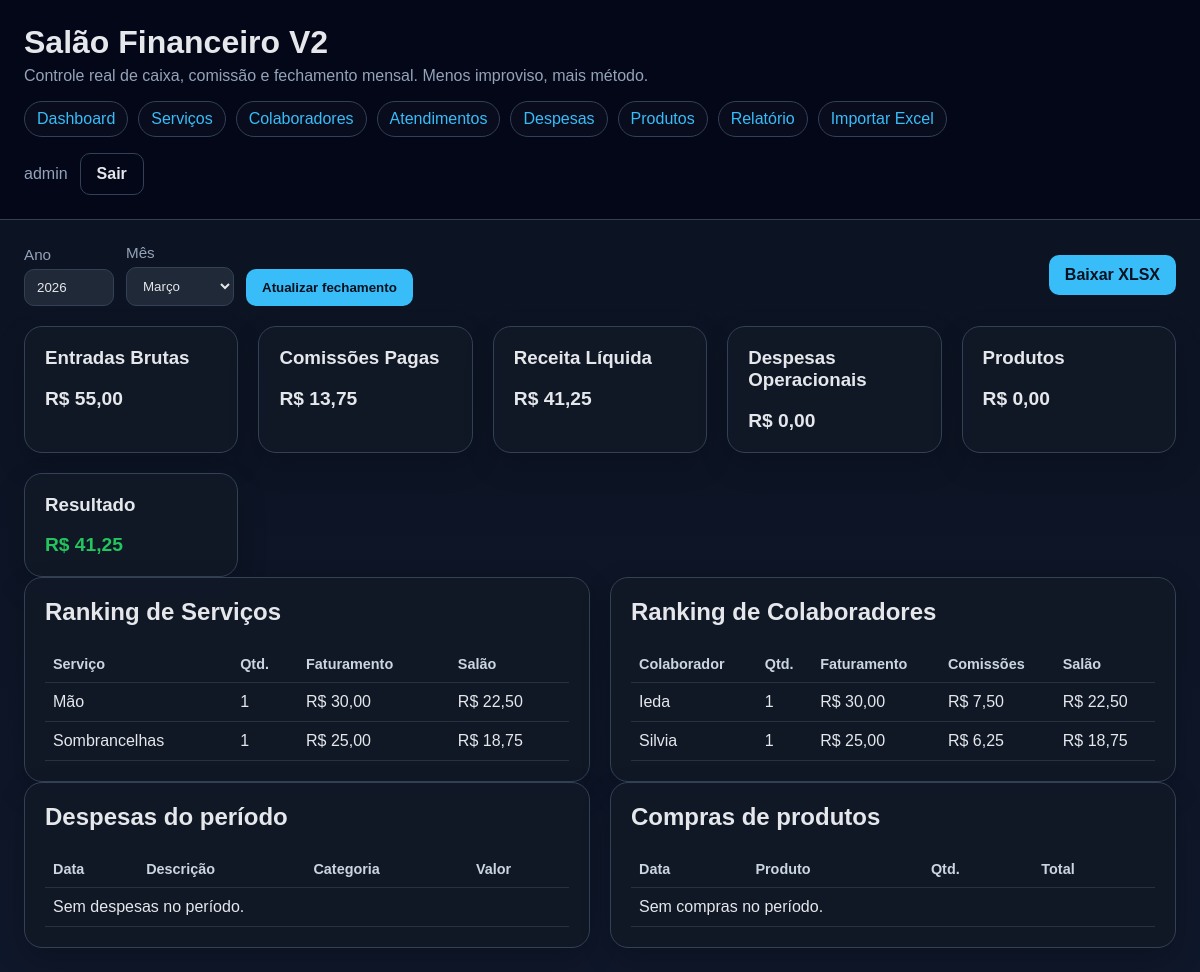
/report (signed in), run on the app's committed database.
### app.py (models this page shows, shortened)
class User(db.Model):
    id = db.Column(db.Integer, primary_key=True)
    username = db.Column(db.String(80), nullable=False, unique=True)
    password_hash = db.Column(db.String(255), nullable=False)
    is_active = db.Column(db.Boolean, nullable=False, default=True)

class Service(db.Model):
    id = db.Column(db.Integer, primary_key=True)
    name = db.Column(db.String(120), nullable=False)
    category = db.Column(db.String(80), nullable=False)
    default_price = db.Column(db.Float, nullable=False, default=0.0)
    commission_pct = db.Column(db.Float, nullable=False, default=0.0)
    active = db.Column(db.Boolean, nullable=False, default=True)
    attendances = db.relationship("Attendance", back_populates="service")

class Collaborator(db.Model):
    id = db.Column(db.Integer, primary_key=True)
    name = db.Column(db.String(120), nullable=False)
    role = db.Column(db.String(80), nullable=False)
    default_commission_pct = db.Column(db.Float, nullable=False, default=0.0)
    status = db.Column(db.String(20), nullable=False, default="Ativo")
    attendances = db.relationship("Attendance", back_populates="collaborator")

### app.py (the view)
@app.route("/report")
@login_required
def report():
    year = parse_int(request.args.get("year"), date.today().year)
    month = parse_int(request.args.get("month"), date.today().month)
    summary = calculate_monthly_metrics(year, month)
    return render_template("report.html", summary=summary, title="Relatório")

### app.py (called while the page is built)
def parse_int(value: str | int | None, default: int) -> int:
    try:
        return int(str(value).strip())
    except (TypeError, ValueError):
        return default

def normalize_period(year: int, month: int) -> tuple[int, int]:
    year = min(max(year, 2020), 2100)
    month = min(max(month, 1), 12)
    return year, month

def month_bounds(year: int, month: int) -> tuple[date, date]:
    year, month = normalize_period(year, month)
    start = date(year, month, 1)
    if month == 12:
        end = date(year + 1, 1, 1)
    else:
        end = date(year, month + 1, 1)
    return start, end

def get_current_user() -> User | None:
    user_id = session.get("user_id")
    if not user_id:
        return None
    return User.query.get(user_id)

def login_required(view_func):
    @wraps(view_func)
    def wrapped(*args, **kwargs):
        if not get_current_user():
            flash("Faça login para acessar o sistema.", "error")
            return redirect(url_for("login", next=request.path))
        return view_func(*args, **kwargs)
    return wrapped

@app.template_filter("currency_br")
def currency_br(value: float | None) -> str:
    amount = float(value or 0.0)
    formatted = f"{amount:,.2f}".replace(",", "X").replace(".", ",").replace("X", ".")
    return f"R$ {formatted}"

@app.context_processor
def inject_globals() -> dict:
    today = date.today()
    return {
        "today": today,
        "current_year": today.year,
        "current_month": today.month,
        "month_names": MONTH_NAMES,
        "current_user": get_current_user(),
    }

### templates/report.html
{% extends "base.html" %}
{% block content %}
<section class="toolbar">
  <form method="get" class="inline-form">
    <label>Ano
      <input type="number" name="year" value="{{ summary.year }}" min="2020" max="2100">
    </label>
    <label>Mês
      <select name="month">
        {% for m in range(1, 13) %}
          <option value="{{ m }}" {% if m == summary.month %}selected{% endif %}>{{ month_names[m] }}</option>
        {% endfor %}
      </select>
    </label>
    <button type="submit">Atualizar fechamento</button>
  </form>
  <a class="button" href="{{ url_for('export_monthly', year=summary.year, month=summary.month) }}">Baixar XLSX</a>
</section>
<section class="grid cards">
  <article class="card"><h3>Entradas Brutas</h3><strong>{{ summary.gross_revenue|currency_br }}</strong></article>
  <article class="card"><h3>Comissões Pagas</h3><strong>{{ summary.commissions_paid|currency_br }}</strong></article>
  <article class="card"><h3>Receita Líquida</h3><strong>{{ summary.salon_revenue|currency_br }}</strong></article>
  <article class="card"><h3>Despesas Operacionais</h3><strong>{{ summary.operational_expenses|currency_br }}</strong></article>
  <article class="card"><h3>Produtos</h3><strong>{{ summary.product_costs|currency_br }}</strong></article>
  <article class="card"><h3>Resultado</h3><strong class="{% if summary.result_month < 0 %}negative{% else %}positive{% endif %}">{{ summary.result_month|currency_br }}</strong></article>
</section>
<section class="grid two-col">
  <article class="card">
    <h2>Ranking de Serviços</h2>
    <div class="table-wrap">
      <table>
        <thead>
          <tr>
            <th>Serviço</th>
            <th>Qtd.</th>
            <th>Faturamento</th>
            <th>Salão</th>
          </tr>
        </thead>
        <tbody>
          {% for row in summary.service_rank %}
            <tr>
              <td>{{ row.service_name }}</td>
              <td>{{ row.total_attendances }}</td>
              <td>{{ row.gross_amount|currency_br }}</td>
              <td>{{ row.salon_amount|currency_br }}</td>
            </tr>
          {% else %}
            <tr><td colspan="4">Sem dados no período.</td></tr>
          {% endfor %}
        </tbody>
      </table>
    </div>
  </article>
  <article class="card">
    <h2>Ranking de Colaboradores</h2>
    <div class="table-wrap">
      <table>
        <thead>
          <tr>
            <th>Colaborador</th>
            <th>Qtd.</th>
            <th>Faturamento</th>
            <th>Comissões</th>
            <th>Salão</th>
          </tr>
        </thead>
        <tbody>
          {% for row in summary.collaborator_rank %}
            <tr>
              <td>{{ row.collaborator_name }}</td>
              <td>{{ row.total_attendances }}</td>
              <td>{{ row.gross_amount|currency_br }}</td>
              <td>{{ row.commission_amount|currency_br }}</td>
              <td>{{ row.salon_amount|currency_br }}</td>
            </tr>
          {% else %}
            <tr><td colspan="5">Sem dados no período.</td></tr>
          {% endfor %}
        </tbody>
      </table>
    </div>
  </article>
</section>
<section class="grid two-col">
  <article class="card">
    <h2>Despesas do período</h2>
    <div class="table-wrap">
      <table>
        <thead><tr><th>Data</th><th>Descrição</th><th>Categoria</th><th>Valor</th></tr></thead>
        <tbody>
          {% for item in summary.expenses %}
            <tr>
              <td>{{ item.expense_date.strftime("%d/%m/%Y") }}</td>
              <td>{{ item.description }}</td>
              <td>{{ item.category }}</td>
              <td>{{ item.amount|currency_br }}</td>
            </tr>
          {% else %}
            <tr><td colspan="4">Sem despesas no período.</td></tr>
          {% endfor %}
        </tbody>
      </table>
    </div>
  </article>
  <article class="card">
    <h2>Compras de produtos</h2>
    <div class="table-wrap">
      <table>
        <thead><tr><th>Data</th><th>Produto</th><th>Qtd.</th><th>Total</th></tr></thead>
        <tbody>
          {% for item in summary.products %}
            <tr>
              <td>{{ item.purchase_date.strftime("%d/%m/%Y") }}</td>
              <td>{{ item.product_name }}</td>
              <td>{{ item.quantity }}</td>
              <td>{{ item.total_cost|currency_br }}</td>
            </tr>
          {% else %}
            <tr><td colspan="4">Sem compras no período.</td></tr>
          {% endfor %}
        </tbody>
      </table>
    </div>
  </article>
</section>
{% endblock %}

### templates/base.html (shortened to what this page needs)
<!DOCTYPE html>
<html lang="pt-BR">
<head>
  <link rel="stylesheet" href="{{ url_for('static', filename='style.css') }}">
</head>
<body>
  {% if current_user %}
  <header class="topbar">
    <div class="brand">
      <h1>Salão Financeiro V2</h1>
      <p>Controle real de caixa, comissão e fechamento mensal. Menos improviso, mais método.</p>
    </div>
    <nav class="nav">
      <a href="{{ url_for('index') }}">Dashboard</a>
      <a href="{{ url_for('services') }}">Serviços</a>
      <a href="{{ url_for('collaborators') }}">Colaboradores</a>
      <a href="{{ url_for('attendances') }}">Atendimentos</a>
      <a href="{{ url_for('expenses') }}">Despesas</a>
      <a href="{{ url_for('products') }}">Produtos</a>
      <a href="{{ url_for('report') }}">Relatório</a>
      <a href="{{ url_for('import_excel') }}">Importar Excel</a>
    </nav>
    <div class="user-chip">
      <span>{{ current_user.username }}</span>
      <a class="button ghost" href="{{ url_for('logout') }}">Sair</a>
    </div>
  </header>
  {% endif %}
  <main class="container {% if not current_user %}container-auth{% endif %}">
    {% block content %}{% endblock %}
  </main>
</body>
</html>

### static/style.css (style rules this page uses)
:root { --bg:#0f172a; --panel:#111827; --panel-2:#1f2937; --line:#334155; --line-soft:rgba(148,163,184,.18); --text:#e5e7eb; --muted:#94a3b8; --good:#22c55e; --bad:#ef4444; --accent:#38bdf8; --accent-2:#e5e7eb; }
* { box-sizing:border-box }
body { margin:0; font-family:Arial, Helvetica, sans-serif; background:linear-gradient(180deg, #0b1220 0%, #0f172a 100%); color:var(--text); min-height:100vh; }
a { color:var(--accent); text-decoration:none }
.topbar { padding:24px; border-bottom:1px solid var(--line); background:rgba(2,6,23,.8); backdrop-filter: blur(10px); position:sticky; top:0; z-index:5; }
.brand h1 { margin:0 0 6px }
.brand p { margin:0; color:var(--muted) }
.nav { display:flex; gap:10px; flex-wrap:wrap; margin-top:16px; }
.nav a { padding:8px 12px; border:1px solid var(--line); border-radius:999px; background:rgba(255,255,255,.02); }
.user-chip { margin-top:16px; display:flex; align-items:center; gap:12px; color:var(--muted); }
.container { max-width:1320px; margin:0 auto; padding:24px; }
.grid { display:grid; gap:20px; }
.cards { grid-template-columns:repeat(auto-fit,minmax(180px,1fr)); }
.two-col { grid-template-columns:1fr 1fr; }
.card { background:rgba(17,24,39,.92); border:1px solid var(--line); border-radius:18px; padding:20px; box-shadow:0 12px 30px rgba(0,0,0,.2); }
.card h2, .card h3 { margin-top:0; }
.card strong { font-size:1.2rem; }
.positive { color:var(--good) }
.toolbar { display:flex; justify-content:space-between; align-items:center; gap:16px; margin-bottom:20px; flex-wrap:wrap; }
.inline-form, .actions { display:flex; gap:12px; align-items:end; flex-wrap:wrap; }
label { display:grid; gap:6px; color:var(--muted); font-size:.95rem; }
input, select, button { width:100%; padding:10px 12px; border-radius:10px; border:1px solid var(--line); background:var(--panel-2); color:var(--text); }
button, .button { display:inline-flex; align-items:center; justify-content:center; width:auto; cursor:pointer; background:var(--accent); color:#07111f; font-weight:700; border:none; padding:11px 16px; border-radius:10px; text-decoration:none; }
.button.ghost { background:transparent; color:var(--text); border:1px solid var(--line); }
.table-wrap { overflow:auto; }
table { width:100%; border-collapse:collapse; }
th, td { padding:10px 8px; border-bottom:1px solid var(--line-soft); text-align:left; white-space:nowrap; }
th { color:#cbd5e1; font-size:.9rem; }

### data on the page
User: username "admin"
Service: service_name "Mão", total_attendances "1", gross_amount "R$ 30,00", salon_amount "R$ 22,50"
Service: service_name "Sombrancelhas", total_attendances "1", gross_amount "R$ 25,00", salon_amount "R$ 18,75"
Collaborator: collaborator_name "Ieda", total_attendances "1", gross_amount "R$ 30,00", commission_amount "R$ 7,50", salon_amount "R$ 22,50"
Collaborator: collaborator_name "Silvia", total_attendances "1", gross_amount "R$ 25,00", commission_amount "R$ 6,25", salon_amount "R$ 18,75"

### other printed values
{{ summary.gross_revenue|currency_br }} "R$ 55,00"
{{ summary.commissions_paid|currency_br }} "R$ 13,75"
{{ summary.salon_revenue|currency_br }} "R$ 41,25"
{{ summary.operational_expenses|currency_br }} "R$ 0,00"
{{ summary.product_costs|currency_br }} "R$ 0,00"
{{ summary.result_month|currency_br }} "R$ 41,25"
form field month "Março"
